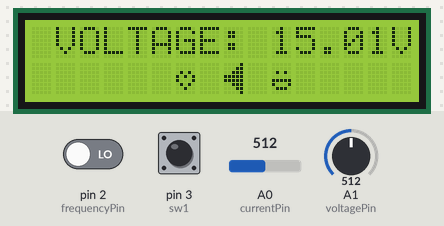
The sketch below on a simulated Arduino Uno, built with avr-gcc and run on an emulated ATmega328P. Shown: 16×2 character LCD. Inputs (shaded band) come from the test bench; at power-on: pin 3 (sw1) HIGH, pin 2 (frequencyPin) LOW, A0 (currentPin) = 512, A1 (voltagePin) = 512.

Above: at 1.7 s.
1.8 s: pin 3 (sw1) pulled LOW for 3.2 s
At 3.3 s:
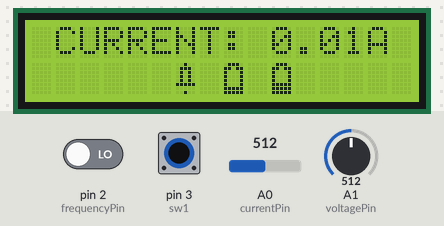
6.5 s: pin 3 (sw1) pulled LOW for 1 s
At 9.7 s:
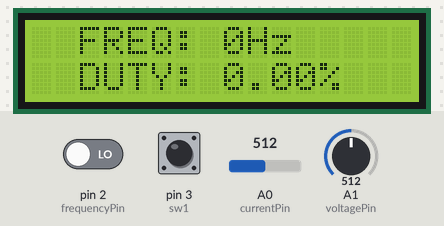
10.5 s: pin 2 (frequencyPin) driven HIGH and pin 3 (sw1) driven LOW
At 12.4 s:
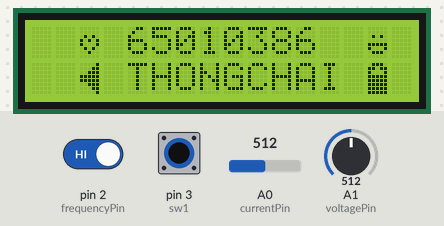
13.5 s: A0 (currentPin) set to 716
At 16.4 s:
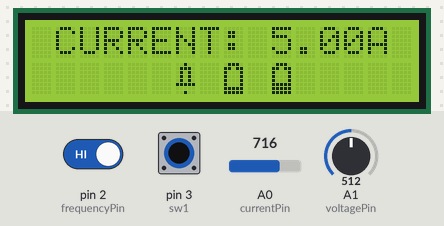
16.5 s: A0 (currentPin) set to 900
19.5 s: pin 3 (sw1) driven HIGH
Timing chart, 0 to 22.5 s (numbered marks = the images above; inputs shaded):
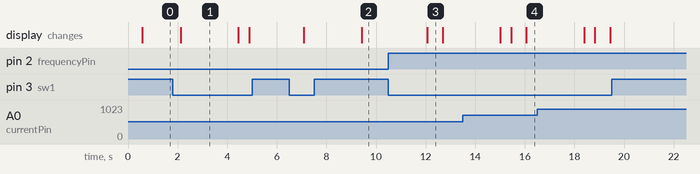

Measured:
- after the input at 1.8 s, the display: changes after 0.33 s (image 1)
- after the input at 6.5 s, the display: first changes after 0.60 s (image 2 shows a later state)
- after the input at 10.5 s, the display: changes after 1.6 s (image 3)
- after the input at 19.5 s, every drawn part: stays the same
- what the display in image 1 shows lasts 2.4 s, from 2.1 s to 4.5 s
- what the display in image 3 shows lasts 0.6 s, from 12.1 s to 12.7 s

The sketch:

Prototype_1_1.ino
```cpp
#include <LiquidCrystal_I2C.h>

LiquidCrystal_I2C lcd(0x20, 16, 2);  // Adjust the I2C address if needed

uint8_t HeartChar[] = { 0x00, 0x00, 0x0a, 0x15, 0x11, 0x0a, 0x04, 0x00 };
uint8_t SpeakerChar[] = { 0x01, 0x03, 0x07, 0x1f, 0x1f, 0x07, 0x03, 0x01 };
uint8_t SmileyFaceChar[] = { 0x00, 0x00, 0x0a, 0x00, 0x1f, 0x11, 0x0e, 0x00 };
uint8_t BellChar[] = { 0x04, 0x0e, 0x0a, 0x0a, 0x0a, 0x1f, 0x00, 0x04 };
uint8_t Battery1Char[] = { 0x0e, 0x1b, 0x11, 0x11, 0x11, 0x11, 0x11, 0x1f };
uint8_t Battery2Char[] = { 0x0e, 0x1b, 0x11, 0x11, 0x11, 0x11, 0x1f, 0x1f };
uint8_t Battery3Char[] = { 0x0e, 0x1b, 0x11, 0x11, 0x11, 0x1f, 0x1f, 0x1f };
uint8_t Battery4Char[] = { 0x0e, 0x1b, 0x11, 0x1f, 0x1f, 0x1f, 0x1f, 0x1f };

const int voltagePin = A1;
const int currentPin = A0;
const int frequencyPin = 2;
const int sw1 = 3;
const int inputPin = 2;
int mode = 0;

volatile unsigned long pulseCount = 0;
unsigned long previousMillis = 0;
unsigned long interval = 500;
int ontime, offtime, duty;
float freq, period;

void setup() {
  lcd.begin(16, 2);
  lcd.createChar(0, HeartChar);
  lcd.createChar(1, SpeakerChar);
  lcd.createChar(2, SmileyFaceChar);
  lcd.createChar(3, BellChar);
  lcd.createChar(4, Battery1Char);
  lcd.createChar(5, Battery2Char);
  lcd.createChar(6, Battery3Char);
  lcd.createChar(7, Battery4Char);

  lcd.setCursor(4, 0);
  lcd.print("BOOTING!");
  lcd.setCursor(0, 1);
  lcd.write(byte(0));
  lcd.setCursor(2, 1);
  lcd.write(byte(1));
  lcd.setCursor(4, 1);
  lcd.write(byte(2));
  lcd.setCursor(6, 1);
  lcd.write(byte(3));
  lcd.setCursor(8, 1);
  lcd.write(byte(4));
  lcd.setCursor(10, 1);
  lcd.write(byte(5));
  lcd.setCursor(12, 1);
  lcd.write(byte(6));
  lcd.setCursor(14, 1);
  lcd.write(byte(7));

  delay(400);
  lcd.clear();

  pinMode(voltagePin, INPUT);
  pinMode(currentPin, INPUT);
  pinMode(frequencyPin, INPUT);
  pinMode(sw1, INPUT_PULLUP);

  Serial.begin(9600);
}

void loop() {
  if (digitalRead(sw1) == LOW) {
    mode += 1;   // mode change
    delay(200);  // Debounce delay
  }

  switch (mode) {
    case 0:
      measureVoltage();
      break;
    case 1:
      measureCurrent();
      break;
    case 2:
      measureFrequency();
      break;
    case 3:
      showName();
      break;
    case 4:
      resetMode();
      break;
  }
}

void measureVoltage() {
  int voltageValue = analogRead(voltagePin);
  float voltageOut = voltageValue * (5.0 / 1023.0);  // Assuming 5V Arduino
  float voltageIn = voltageOut * 6.0;

  lcd.clear();
  lcd.setCursor(1, 0);
  lcd.print("VOLTAGE: ");
  lcd.print(voltageIn, 2);  // Display two decimal places
  lcd.print("V");
  lcd.setCursor(6, 1);
  lcd.write(byte(0));
  lcd.setCursor(8, 1);
  lcd.write(byte(1));
  lcd.setCursor(10, 1);
  lcd.write(byte(2));
  delay(100);
}

void measureCurrent() {
  // Calibration parameters
  float offsetVoltage = 2.5;        // Offset voltage when no current is flowing
  float sensitivity = 0.185;        // Sensitivity, in volts per ampere
  float calibrationFactor = 0.925;  // Calibration factor to adjust the reading

  // Read the raw ADC value
  int currentRawValue = analogRead(currentPin);

  // Map the raw ADC value to voltage (0V to 5V)
  float voltage = currentRawValue * (5.0 / 1023.0);

  // Subtract the offset voltage (2.5V when 0A)
  voltage -= offsetVoltage;

  // Convert voltage to current based on the sensitivity
  float current = (voltage / sensitivity) * calibrationFactor;

  lcd.clear();
  lcd.setCursor(1, 0);
  lcd.print("CURRENT: ");
  lcd.print(current, 2);  // Display current with two decimal places
  lcd.print("A");
  lcd.setCursor(6, 1);
  lcd.write(byte(3));
  lcd.setCursor(8, 1);
  lcd.write(byte(5));
  lcd.setCursor(10, 1);
  lcd.write(byte(6));
  delay(100);
}


void measureFrequency() {
  unsigned long onTime = pulseIn(frequencyPin, HIGH);
  unsigned long offTime = pulseIn(frequencyPin, LOW);
  unsigned long period = onTime + offTime;

  float frequency = 0.0;
  float dutyCycle = 0.0;

  if (period > 0) {
    frequency = 1000000.0 / period;
    dutyCycle = (onTime / (float)period) * 100.0;
  }

  lcd.clear();
  lcd.setCursor(2, 0);
  lcd.print("FREQ: ");
  lcd.print((int)frequency);
  lcd.print("Hz");
  lcd.setCursor(2, 1);
  lcd.print("DUTY: ");
  lcd.print(dutyCycle, 2);
  lcd.print("%");
  delay(200);
}


void showName() {
  lcd.clear();
  lcd.setCursor(4, 0);
  lcd.print("65010386");
  lcd.setCursor(4, 1);
  lcd.print("THONGCHAI");
  lcd.setCursor(2, 0);
  lcd.write(byte(0));
  lcd.setCursor(2, 1);
  lcd.write(byte(1));
  lcd.setCursor(14, 0);
  lcd.write(byte(2));
  lcd.setCursor(14, 1);
  lcd.write(byte(7));
  delay(200);
}

void resetMode() {
  mode = 0;
}
```
